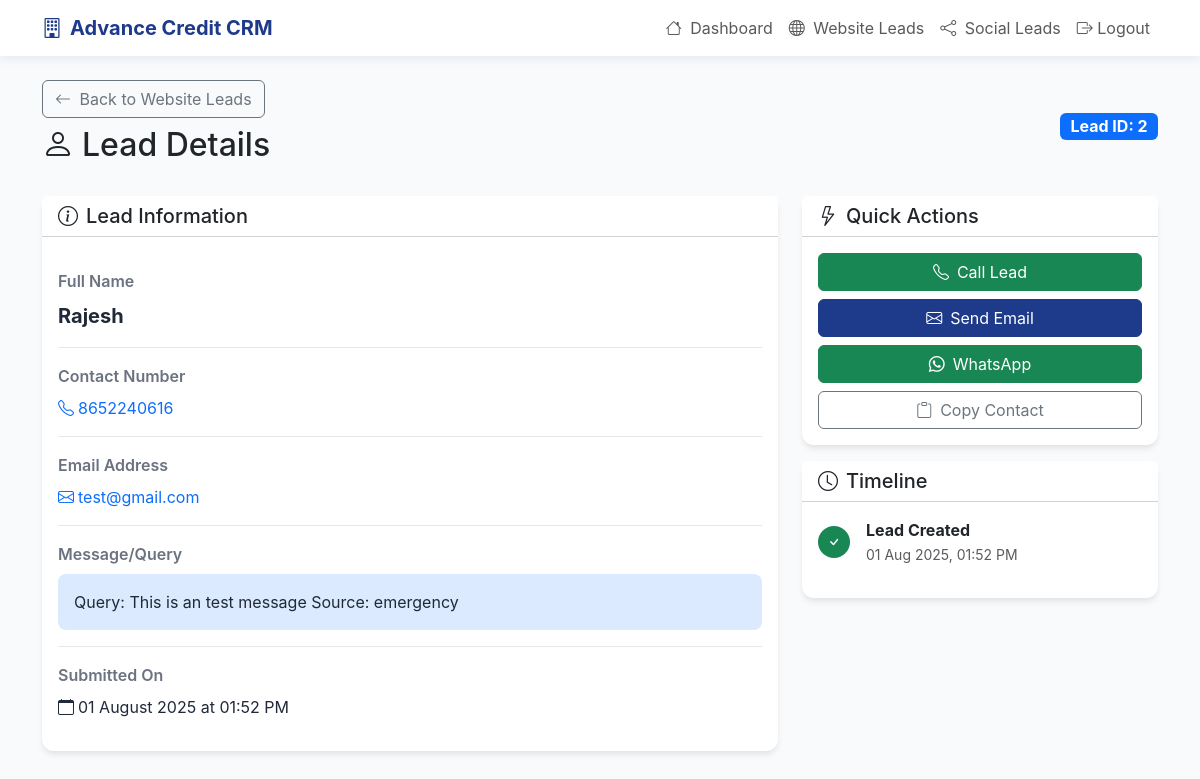
The app's page /crm/website-leads/2 (signed in) with its own data.
### src/shared/crm_models.py (models this page shows)
class WebsiteLead(CRMBase):
    __tablename__ = "website_leads"
    lead_id = Column(Integer, primary_key=True, index=True)
    name = Column(String(128), nullable=False)
    contact = Column(String(64), nullable=False)
    email = Column(String(128))
    message = Column(Text)
    created_at = Column(DateTime, server_default=func.now())

### src/crm/routes.py (the view)
@router.get("/website-leads/{lead_id}", response_class=HTMLResponse)
def website_lead_detail(request: Request, lead_id: int, db: Session = Depends(get_db)):
    if not request.session.get("user_id"):
        return RedirectResponse("/crm/login", status_code=status.HTTP_302_FOUND)
    lead = db.query(WebsiteLead).filter(WebsiteLead.lead_id == lead_id).first()
    if not lead:
        raise HTTPException(status_code=404, detail="Lead not found")
    return templates.TemplateResponse("website_lead_detail.html", {"request": request, "lead": lead})

### src/crm/templates/website_lead_detail.html (shortened to what this page needs)
<!DOCTYPE html>
<html lang="en">
<head>
    <link href="https://cdn.jsdelivr.net/npm/bootstrap@5.3.0/dist/css/bootstrap.min.css" rel="stylesheet">
    <link rel="stylesheet" href="https://cdn.jsdelivr.net/npm/bootstrap-icons@1.11.1/font/bootstrap-icons.css">
</head>
<body>
    <nav class="navbar navbar-expand-lg navbar-light">
        <div class="container">
            <a class="navbar-brand" href="/dashboard">
                <i class="bi bi-building me-2"></i>Advance Credit CRM
            </a>
            <div class="navbar-nav ms-auto">
                <a class="nav-link" href="/dashboard">
                    <i class="bi bi-house me-1"></i> Dashboard
                </a>
                <a class="nav-link" href="/website-leads">
                    <i class="bi bi-globe me-1"></i> Website Leads
                </a>
                <a class="nav-link" href="/social-leads">
                    <i class="bi bi-share me-1"></i> Social Leads
                </a>
                <a class="nav-link" href="/logout">
                    <i class="bi bi-box-arrow-right"></i> Logout
                </a>
            </div>
        </div>
    </nav>
    <div class="container mt-4">
        <div class="d-flex justify-content-between align-items-center mb-4">
            <div>
                <a href="/website-leads" class="btn btn-outline-secondary mb-2">
                    <i class="bi bi-arrow-left me-1"></i> Back to Website Leads
                </a>
                <h2><i class="bi bi-person me-2"></i>Lead Details</h2>
            </div>
            <div>
                <span class="badge bg-primary fs-6">Lead ID: {{ lead.lead_id }}</span>
            </div>
        </div>
        <div class="row">
            <div class="col-lg-8">
                <div class="card">
                    <div class="card-header bg-white">
                        <h5 class="mb-0"><i class="bi bi-info-circle me-2"></i>Lead Information</h5>
                    </div>
                    <div class="card-body">
                        <div class="detail-row">
                            <div class="detail-label">Full Name</div>
                            <div class="detail-value fs-5 fw-bold">{{ lead.name }}</div>
                        </div>
                        <div class="detail-row">
                            <div class="detail-label">Contact Number</div>
                            <div class="detail-value">
                                <a href="tel:{{ lead.contact }}" class="text-decoration-none">
                                    <i class="bi bi-telephone me-1"></i>{{ lead.contact }}
                                </a>
                            </div>
                        </div>
                        {% if lead.email %}
                        <div class="detail-row">
                            <div class="detail-label">Email Address</div>
                            <div class="detail-value">
                                <a href="mailto:{{ lead.email }}" class="text-decoration-none">
                                    <i class="bi bi-envelope me-1"></i>{{ lead.email }}
                                </a>
                            </div>
                        </div>
                        {% endif %}
                        <div class="detail-row">
                            <div class="detail-label">Message/Query</div>
                            <div class="detail-value">
                                {% if lead.message %}
                                    <div class="message-box">
                                        {{ lead.message }}
                                    </div>
                                {% else %}
                                    <span class="text-muted">No message provided</span>
                                {% endif %}
                            </div>
                        </div>
                        <div class="detail-row">
                            <div class="detail-label">Submitted On</div>
                            <div class="detail-value">
                                <i class="bi bi-calendar me-1"></i>{{ lead.created_at.strftime('%d %B %Y at %I:%M %p') }}
                            </div>
                        </div>
                    </div>
                </div>
            </div>
            <div class="col-lg-4">
                <div class="card">
                    <div class="card-header bg-white">
                        <h5 class="mb-0"><i class="bi bi-lightning me-2"></i>Quick Actions</h5>
                    </div>
                    <div class="card-body">
                        <div class="d-grid gap-2">
                            <a href="tel:{{ lead.contact }}" class="btn btn-success">
                                <i class="bi bi-telephone me-2"></i>Call Lead
                            </a>
                            {% if lead.email %}
                            <a href="mailto:{{ lead.email }}" class="btn btn-primary">
                                <i class="bi bi-envelope me-2"></i>Send Email
                            </a>
                            {% endif %}
                            <a href="https://wa.me/91{{ lead.contact }}" target="_blank" class="btn btn-success">
                                <i class="bi bi-whatsapp me-2"></i>WhatsApp
                            </a>
                            <button class="btn btn-outline-secondary" onclick="copyContact()">
                                <i class="bi bi-clipboard me-2"></i>Copy Contact
                            </button>
                        </div>
                    </div>
                </div>
                <div class="card mt-3">
                    <div class="card-header bg-white">
                        <h5 class="mb-0"><i class="bi bi-clock me-2"></i>Timeline</h5>
                    </div>
                    <div class="card-body">
                        <div class="timeline">
                            <div class="d-flex align-items-center mb-3">
                                <div class="bg-success rounded-circle d-flex align-items-center justify-content-center me-3" style="width: 32px; height: 32px;">
                                    <i class="bi bi-check text-white"></i>
                                </div>
                                <div>
                                    <div class="fw-bold">Lead Created</div>
                                    <small class="text-muted">{{ lead.created_at.strftime('%d %b %Y, %I:%M %p') }}</small>
                                </div>
                            </div>
                        </div>
                    </div>
                </div>
            </div>
        </div>
    </div>
</body>
</html>

### src/crm/templates/website_lead_detail.html (style rules this page uses)
:root { --primary-blue: #1e3a8a; --secondary-blue: #3b82f6; --accent-blue: #1e40af; --light-blue: #dbeafe; --white: #ffffff; --dark-text: #1f2937; --gray-text: #6b7280; }
body { font-family: 'Inter', -apple-system, BlinkMacSystemFont, sans-serif; background: #f8fafc; }
.navbar { background: var(--white) !important; box-shadow: 0 2px 10px rgba(30, 58, 138, 0.1); }
.navbar-brand { color: var(--primary-blue) !important; font-weight: 700; }
.card { border: none; border-radius: 12px; box-shadow: 0 4px 6px -1px rgba(0, 0, 0, 0.1); }
.btn-primary { background: var(--primary-blue); border-color: var(--primary-blue); }
.detail-row { padding: 1rem 0; border-bottom: 1px solid #e5e7eb; }
.detail-row:last-child { border-bottom: none; }
.detail-label { font-weight: 600; color: var(--gray-text); margin-bottom: 0.5rem; }
.detail-value { color: var(--dark-text); }
.message-box { background: var(--light-blue); border-radius: 8px; padding: 1rem; margin-top: 0.5rem; }

### records on screen
WebsiteLead: lead_id "2", name "Rajesh", contact "8652240616", email "test@gmail.com", message "Query: This is an test message Source: emergency", created_at "01 August 2025 at 01:52 PM", created_at "01 Aug 2025, 01:52 PM"
